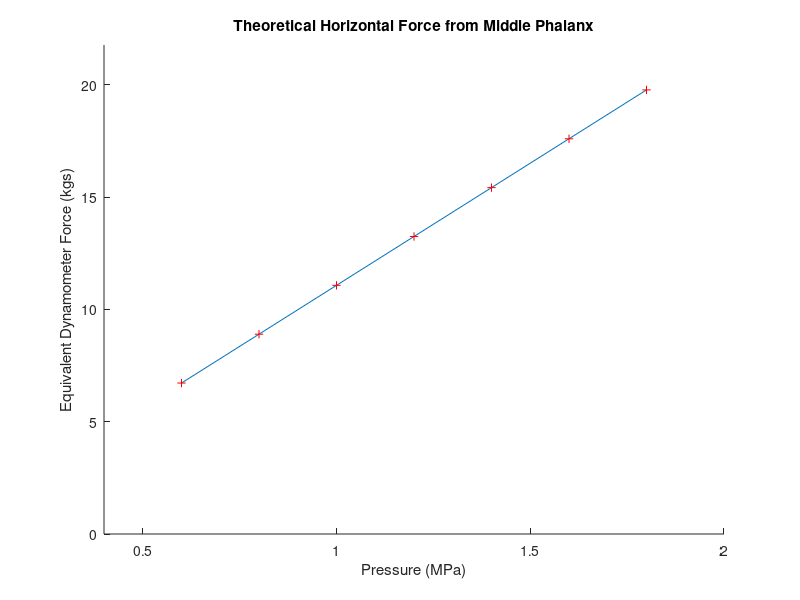

Write the MATLAB code that produced this figure.
clear all
close all
clc
data = [];
pressures = [0.6 0.8 1.0 1.2 1.4 1.6 1.8]*10^6;
%pressures = [1.8]*10^6;
for ll = 1:length(pressures)
    %P = 1.8*10^6; %18 bar
    P = pressures(ll);
    Acyl = (0.110 - 0.028)*(2.54^2)/10000; %Bore Area - Rod Area in m^2
    fric_coeff = 0.492;
    assumed_angle = 45; %degrees
    finger_names = {'Index' 'Middle' 'Ring' 'Pinky'};
    r_lower = [7.7700 9.6750 8.3850 8.3850]/1000;
    r_upper = [8.2500 8.2050 8.2350 7.8600]/1000;
    R_lower = [50.8950 53.9250 52.5600 50.1750]/1000;
    R_upper = [18.1050 16.8900 18.0300 21.0150]/1000;
    guide_angles = [16.6 8.3 3 0 6.3 16.7 18 26.7];
    hand_angles = [30 19.6 7 0 0 12.4 23 34];
    
    for ii = 1:length(finger_names)
        %F_Upper
        Fcyl = P*Acyl;
        Fcyl = 38.868*(P/1000000) + 0.6985;

        
        N1 = Fcyl*cosd((180-guide_angles(2*ii-1))/2); % wire guide at end of potentiometers
        N2 = Fcyl*cosd((180-hand_angles(2*ii-1))/2); % into hand
        Loss_friction = N1*fric_coeff + N2*fric_coeff;
        F_upper(ii) = Fcyl - Loss_friction;
        
        %F_Lower
        
        Fcyl = P*Acyl;
        Fcyl = 38.868*(P/1000000) + 0.6985;
        N1 = Fcyl*cosd((180-guide_angles(2*ii))/2); % wire guide at end of potentiometers
        N2 = ((Fcyl-N1*fric_coeff)*2)*cosd((180-hand_angles(2*ii))/2); % into hand
        
        F_lower(ii) = ((Fcyl-N1*fric_coeff)*2) - N2*fric_coeff;
        
        F_total(ii) = ((F_lower(ii) * r_lower(ii))/R_lower(ii)) + ((F_upper(ii) * r_upper(ii))/R_upper(ii));
        %fprintf('%s finger: %fN\n',finger_names{ii},F_total(ii));
    end
    fprintf('%dPa - %fN\n',P,sum(F_total))
    data(end+1,1:2) = [P*10^-6 sum(F_total)/9.81];
end
hold on
plot(data(:,1),data(:,2))
plot(data(:,1),data(:,2),'r+')
title('Theoretical Horizontal Force from Middle Phalanx');
xlabel('Pressure (MPa)');
ylabel('Equivalent Dynamometer Force (kgs)');
axis([0.4 2 0 max(data(:,2))+2]);
